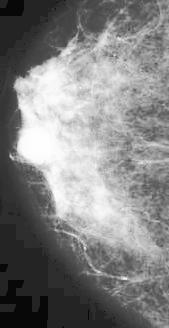
#> input picture Segmentacion/imgEcualizada.jpg, 169 x 328 px
$ python deteccionCal.py imgEcualizada.jpg   (older library calls are emulated)
#> lines starting #> are read from the running program, lines starting #| are printed output that depends on the picture; after the words box and inside, x2 and y2 are one past the last pixel; in counts of white or black regions, pixels touching at a corner belong together
import cv2
import numpy as np
import argparse
from PIL import Image
from scipy import ndimage
import matplotlib.pyplot as plt
import matplotlib.image as mpimg
from PIL import Image, ImageFilter
import math

coord_x = None
coord_y = None
valoresArea = None
valoresPerimetro = None
areaComponente = None
perimetroComponente = None


def preProcesamiento(ruta):
    img_orignal = ruta
    # Carga la imagen original
    imagen_original = cv2.imread(img_orignal, cv2.IMREAD_GRAYSCALE)
    imagen_ecualizada = cv2.equalizeHist(imagen_original)

    # Carga la imagen para crear la máscara
    imagen = cv2.imread(img_orignal, cv2.IMREAD_GRAYSCALE)  # imagen de la que se crea la máscara

    # Define el número de veces que quieres aplicar el filtro mínimo
    num_repeticiones = 15

    # Aplica el filtro mínimo repetidamente
    for _ in range(num_repeticiones):
        imagen = cv2.erode(imagen, np.ones((3, 3), np.uint8))

    # Umbraliza la imagen
    umbral = 30  # Puedes ajustar este valor según tus necesidades
    imagen_umbralizada = cv2.threshold(imagen, umbral, 255, cv2.THRESH_BINARY)[1]

    # Aplica la máscara a la imagen a color
    imagen_resultante = cv2.bitwise_and(imagen_ecualizada, imagen_ecualizada, mask=imagen_umbralizada)

    # Guarda la imagen resultante
    cv2.imwrite('imagen_resultante.jpg', imagen_resultante)

    return imagen_umbralizada

def ajustar_gamma(image, gamma):
    inv_gamma = 1.0 / gamma
    table = np.array([((i / 255.0) ** inv_gamma) * 255 for i in np.arange(256)]).astype("uint8")

    return cv2.LUT(image, table)

def topBrillante(arr, porcentaje):
    arrOrdenado = np.sort(arr)[::-1]
    porcentaje = porcentaje / 10.0
    numElementos = math.ceil(len(arrOrdenado) * porcentaje)
    topPixel = arrOrdenado[:numElementos]

    return topPixel

def segmentacion(ruta, rutaOriginal):
    image = Image.open(ruta)

    imgGrises = image.convert('L')
    np_image = np.array(imgGrises)
    np_image = ajustar_gamma(np_image, 0.1)
    np_image = ajustar_gamma(np_image, 0.1)

    # Crear la máscara binaria para el top % más brillante
    umbral = np.percentile(np_image, 98)
    mascara = np_image > umbral

    # Identificar los componentes conectados
    labeled_array, num_features = ndimage.label(mascara)

    # Crear una máscara que será True para los componentes que deseamos mantener
    mask = np.ones_like(labeled_array, dtype=bool)

    # Iterar sobre cada componente conectado
    for label_num in range(1, num_features + 1):
        # Encontrar la posición de los píxeles que pertenecen a este componente
        positions = np.argwhere(labeled_array == label_num)

        # Revisar si alguno de los píxeles está en el borde
        tocandoBorde = np.any(positions[:, 0] == 0) or \
                        np.any(positions[:, 1] == 0) or \
                        np.any(positions[:, 0] == labeled_array.shape[0] - 1) or \
                        np.any(positions[:, 1] == labeled_array.shape[1] - 1)

        # Si el componente está tocando el borde, se excluye de la máscara
        if tocandoBorde:
            mask[labeled_array == label_num] = False

    # Aplicar la máscara para obtener la imagen final
    final_image = mascara & mask

    # Convertir la máscara binaria a una imagen PIL y guardarla
    result_image = Image.fromarray((final_image * 255).astype(np.uint8))
    for _ in range(4):
        result_image = result_image.filter(ImageFilter.MedianFilter(size=3))

    result_image.save('imagen_umbralizada.png')

    # Cargar las imágenes
    imagen1 = Image.open(rutaOriginal).convert("RGB")
    imagen2 = Image.open("imagen_umbralizada.png").convert("RGB")

    pixeles2 = imagen2.load()
    for i in range(imagen2.size[0]):
        for j in range(imagen2.size[1]):
            if pixeles2[i, j] == (255, 255, 255):   # Blanco
                pixeles2[i, j] = (255, 0, 0)        # Rojo

    if imagen1.size != imagen2.size:
        imagen2 = imagen2.resize(imagen1.size)

    # Aplicar la operación OR
    pixeles1 = imagen1.load()
    pixeles2 = imagen2.load()

    for i in range(imagen1.size[0]):
        for j in range(imagen1.size[1]):
            if pixeles2[i, j] == (255, 0, 0):
                pixeles1[i, j] = (255, 0, 0)


    # Guardarla imagen resultante
    imagen1.save("imagenSegmentada.jpg")

    return 'imagen_umbralizada.png'

def etiquetar_objetos(matriz):
    etiqueta = 0
    etiquetas = {}
    for i in range(len(matriz)):
        for j in range(len(matriz[i])):
            if matriz[i][j] == 1:
                vecinos = obtener_vecinos(etiquetas, i, j)
                if not vecinos:
                    etiqueta += 1
                    etiquetas[(i, j)] = etiqueta
                else:
                    etiqueta_min = min(vecinos)
                    etiquetas[(i, j)] = etiqueta_min
                    actualizar_etiquetas(etiquetas, vecinos, etiqueta_min)
    return etiquetas

def obtener_vecinos(etiquetas, i, j):
    vecinos = []
    for di, dj in [(-1, 0), (0, -1), (-1, -1), (1, -1)]:
        if (i + di, j + dj) in etiquetas:
            vecinos.append(etiquetas[(i + di, j + dj)])
    return vecinos

def actualizar_etiquetas(etiquetas, vecinos, nueva_etiqueta):
    for posicion in etiquetas:
        if etiquetas[posicion] in vecinos:
            etiquetas[posicion] = nueva_etiqueta

def calcular_area_perimetro(etiquetas, matriz):
    areas = {}
    perimetros = {}
    for posicion, etiqueta in etiquetas.items():
        i, j = posicion
        if etiqueta not in areas:
            areas[etiqueta] = 0
        if etiqueta not in perimetros:
            perimetros[etiqueta] = 0
        areas[etiqueta] += 1
        perimetros[etiqueta] += contar_bordes(matriz, i, j)

    return areas, perimetros

def contar_bordes(matriz, i, j):
    bordes = 0
    for di, dj in [(-1, 0), (1, 0), (0, -1), (0, 1)]:
        if 0 <= i + di < len(matriz) and 0 <= j + dj < len(matriz[0]):
            if matriz[i + di][j + dj] == 0:
                bordes += 1
        else:
            bordes += 1
    return bordes

def cal_area_y_perimetro(rutaImagen):
    image = Image.open(rutaImagen)
    imgBn = image.convert('1')  # Convertir a imagen binaria (blanco y negro)

    imgArr = np.array(imgBn)  # Convertir a matriz numpy

    # Invertir la imagen: en PIL, '1' es blanco y '0' es negro
    matriz_binaria = imgArr.astype(int)  # Convertir a matriz binaria de 0 y 1

    etiquetas = etiquetar_objetos(matriz_binaria)
    areas, perimetros = calcular_area_perimetro(etiquetas, matriz_binaria)

    matriz_areas = [[0 for _ in range(len(matriz_binaria[0]))] for _ in range(len(matriz_binaria))]
    matriz_perimetros = [[0 for _ in range(len(matriz_binaria[0]))] for _ in range(len(matriz_binaria))]

    for (i, j), etiqueta in etiquetas.items():
        matriz_areas[i][j] = areas[etiqueta]
        matriz_perimetros[i][j] = perimetros[etiqueta]

    # Calculando el número total de componentes
    numero_componentes = len(areas)

    # Calculando la suma total del área y el perímetro
    suma_area_total = sum(areas.values())
    suma_perimetro_total = sum(perimetros.values())

    return matriz_areas, matriz_perimetros, numero_componentes, suma_area_total, suma_perimetro_total


def deteccionBordes(rutaImagen):
    # Cargar la imagen y convertirla a escala de grises
    image = Image.open(rutaImagen)
    img_gray = image.convert('L')
    img_array = np.array(img_gray)

    # Aplicar el filtro Laplaciano
    img_laplacian = cv2.Laplacian(img_array, cv2.CV_64F)

    # Normalizar y convertir a uint8
    img_laplacian = np.clip(img_laplacian, 0, 255)
    img_laplacian = np.absolute(img_laplacian)  # Obtener el valor absoluto para asegurar que todos los valores sean positivos
    img_laplacian = np.uint8(img_laplacian)

    # Binarizar la imagen
    _, img_bin = cv2.threshold(img_laplacian, 50, 255, cv2.THRESH_BINARY)

    # Guardar la imagen resultante
    img_contorno = Image.fromarray(img_bin)
    ruta_contorno = rutaImagen.replace('.png', '_contornos_laplacian.png')
    img_contorno.save(ruta_contorno)

    return ruta_contorno

def on_move(event):
    global coord_x, coord_y, texto_area_perimetro
    # Asegúrate de que el movimiento sea dentro de un eje
    if event.inaxes is not None:
        coord_x, coord_y = event.xdata, event.ydata

        # Asegúrate de que las coordenadas estén dentro del rango
        if 0 <= int(coord_y) < len(valoresArea) and 0 <= int(coord_x) < len(valoresArea[0]):
            areaComponente = valoresArea[int(coord_y)][int(coord_x)]
            perimetroComponente = valoresPerimetro[int(coord_y)][int(coord_x)]

            # Actualiza el texto con los nuevos valores
            texto_area_perimetro.set_text(f'Área: {areaComponente} px, Perímetro: {perimetroComponente} px')
            plt.draw()  # Actualiza la figura

def main():
    parser = argparse.ArgumentParser(description='Procesar una imagen.')
    parser.add_argument('ruta', type=str, help='La ruta a la imagen que se procesará')
    args = parser.parse_args()
    ruta = args.ruta
    original = cv2.imread(ruta)
#> original is the input picture: shape (328, 169, 3); min 1, max 255, mean 129.9

    preProcesamiento(ruta)
#> after the loop in preProcesamiento, `for _ in range(num_repeticiones):`:
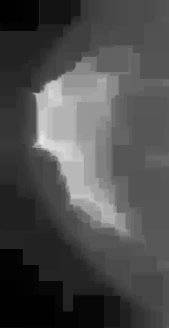
#> imagen: shape (328, 169); min 1, max 232, mean 76.2
#> in preProcesamiento, `imagen_umbralizada = cv2.threshold(imagen, umbral, 255, cv2.THRESH_BIN..`:
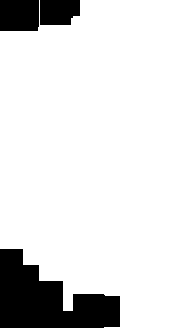
#> imagen_umbralizada: shape (328, 169); 85.9% white; 3 black regions, box (x1, y1, x2, y2) and area: (0, 249, 120, 328) 5674, (0, 0, 39, 31) 1205, (40, 0, 80, 25) 923
#> in preProcesamiento, `imagen_resultante = cv2.bitwise_and(imagen_ecualizada, imagen_ecualiza..`:
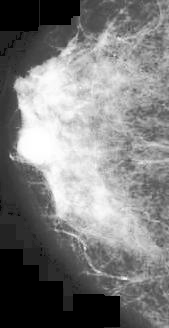
#> imagen_resultante: shape (328, 169); min 0, max 255, mean 124.8
    mascara_segmentacion = segmentacion('imagen_resultante.jpg', ruta)
#> call 2 of ajustar_gamma, with gamma = 0.1
#> in ajustar_gamma (call 2), `return cv2.LUT(image, table)`:
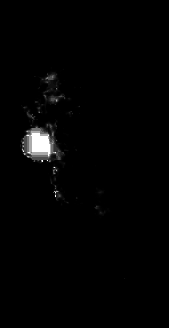
#> returned value: shape (328, 169); min 0, max 255, mean 3.3
#> in segmentacion, `umbral = np.percentile(np_image, 98)`: umbral = 50
#> in segmentacion, `mascara = np_image > umbral`:
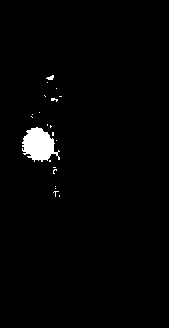
#> mascara: shape (328, 169) bool; 1.7% white; 21 white regions (19 under 20 px), largest, box (x1, y1, x2, y2) and area: (22, 127, 60, 162) 843, (46, 75, 54, 80) 25
#> in segmentacion, `labeled_array, num_features = ndimage.label(mascara)`: labeled_array: shape (328, 169) int32; 27 distinct labels, from 0 to 26
#> in segmentacion, `labeled_array, num_features = ndimage.label(mascara)`: num_features = 26
#> the loop in segmentacion, `for label_num in range(1, num_features + 1):` made 26 passes
#> positions on passes 2, 3, 4, 5, 6, 8, 9, 10, 11, 12, 13, 16: [[82, 47]], [[88, 56]], [[95, 44]], [[96, 45]], [[96, 59], [96, 60], [96, 61]], [[112, 39]], [[114, 32]], [[116, 31]], [[117, 32]], [[124, 47], [125, 47]], [[125, 50], [126, 50], [126, 51], [127, 50]], [[140, 56]]
#> after the loop in segmentacion, `for label_num in range(1, num_features + 1):`: mask: shape (328, 169) bool; every value is 1
#> after the loop in segmentacion, `for _ in range(4):`: result_image: PIL image 169x328 L; 1.5% white; 3 white regions (2 under 20 px), largest, box (x1, y1, x2, y2) and area: (23, 127, 57, 161) 822
    ruta_contorno = deteccionBordes('imagen_umbralizada.png')
#> in deteccionBordes, `img_laplacian = cv2.Laplacian(img_array, cv2.CV_64F)`:
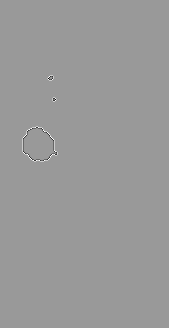
#> img_laplacian: shape (328, 169) float64; min -765, max 510, mean 0; drawn with min black and max white
#> in deteccionBordes, `img_laplacian = np.clip(img_laplacian, 0, 255)`:
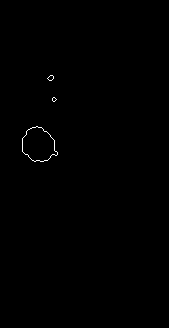
#> img_laplacian: shape (328, 169) float64; 0.23% white in thin lines or dots, all inside (x1, y1, x2, y2) = (22, 75, 58, 162)

    global valoresArea, valoresPerimetro, areaComponente, perimetroComponente
    valoresArea, valoresPerimetro, numeroComponentes, suma_area_total, suma_perimetro_total = cal_area_y_perimetro('imagen_umbralizada.png')
#> after the loop in etiquetar_objetos, `for i in range(len(matriz)):`: etiqueta = 13; etiquetas = 844 items
#> the loop in calcular_area_perimetro, `for posicion, etiqueta in etiquetas.items():` made 844 passes
#> (etiqueta, i, j) on passes 1 to 3: (1, 76, 50), (1, 76, 51), (1, 76, 52)
#> after the loop in calcular_area_perimetro, `for posicion, etiqueta in etiquetas.items():`: areas = {1: 15, 4: 7, 5: 822}; perimetros = {1: 18, 4: 12, 5: 140}
#> in cal_area_y_perimetro, `areas, perimetros = calcular_area_perimetro(etiquetas, matriz_binaria)`: areas = {1: 15, 4: 7, 5: 822}; perimetros = {1: 18, 4: 12, 5: 140}
#> in cal_area_y_perimetro, `matriz_areas = [[0 for _ in range(len(matriz_binaria[0]))] for _ in ra..`: matriz_areas = 328 items
#> the loop in cal_area_y_perimetro, `for (i, j), etiqueta in etiquetas.items():` made 844 passes
#> (i, j, etiqueta) on passes 1 to 3: (76, 50, 1), (76, 51, 1), (76, 52, 1)
#> in cal_area_y_perimetro, `numero_componentes = len(areas)`: numero_componentes = 3
#> in cal_area_y_perimetro, `suma_area_total = sum(areas.values())`: suma_area_total = 844
#> in cal_area_y_perimetro, `suma_perimetro_total = sum(perimetros.values())`: suma_perimetro_total = 170
#> valoresArea = 328 items; valoresPerimetro = 328 items; numeroComponentes = 3; suma_area_total = 844; suma_perimetro_total = 170
    img_segmentada = 'imagenSegmentada.jpg'

    areas = mpimg.imread(mascara_segmentacion)
    perimetros = mpimg.imread(ruta_contorno)
    img_segmentada = mpimg.imread('imagenSegmentada.jpg')
    original = mpimg.imread(ruta)

    plt.figure(figsize=(12, 12))

    # Mostrar las imágenes
    plt.subplot(2, 2, 1)
    plt.imshow(areas, cmap = 'gray')
    plt.axis('off')
    plt.title('Áreas')

    plt.subplot(2, 2, 2)
    plt.imshow(perimetros, cmap = 'gray')
    plt.axis('off')
    plt.title('Perímetros')

    plt.subplot(2, 2, 3)
    plt.imshow(original)
    plt.axis('off')
    plt.title('Original')

    plt.subplot(2, 2, 4)
    plt.imshow(img_segmentada)
    plt.axis('off')
    plt.title('Segmentada')

    infoGeneral = f'Número de Componentes: {numeroComponentes}\n' \
                    f'Área Total: {suma_area_total} px\n' \
                    f'Perímetro Total: {suma_perimetro_total} px'
    plt.figtext(0.5, 0.92, infoGeneral, ha="center", fontsize=12,
                bbox={"facecolor":"orange", "alpha":0.5, "pad":5})


    global texto_area_perimetro
    texto_area_perimetro = plt.figtext(0.5, 0.04, 'Área: 0 px, Perímetro: 0 px', ha="center", fontsize=12, bbox={"facecolor":"orange", "alpha":0.5, "pad":5})
    fig = plt.gcf()  # Obtiene la figura actual
    cid = fig.canvas.mpl_connect('motion_notify_event', on_move)

    plt.show()


main()

$ run again, on Segmentacion/a.jpg
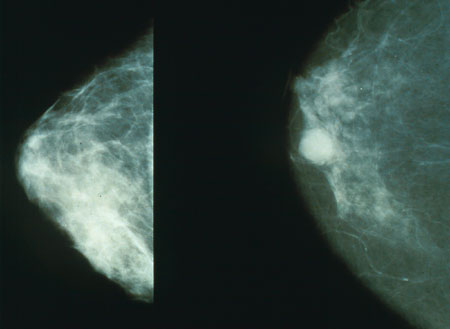
#> input picture Segmentacion/a.jpg, 450 x 329 px
#> in main, original is the input picture: shape (329, 450, 3); mean B, G, R 60.2, 65, 49
#> in preProcesamiento, `imagen_umbralizada = cv2.threshold(imagen, umbral, 255, cv2.THRESH_BIN..`:
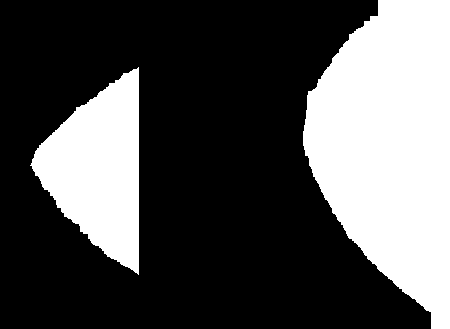
#> imagen_umbralizada: shape (329, 450); 32.1% white; 2 white regions, box (x1, y1, x2, y2) and area: (303, 0, 450, 329) 34111, (30, 67, 139, 275) 13407
#> umbral = 22
#> mascara: shape (329, 450) bool; 1.9% white; 26 white regions (22 under 20 px), largest, box (x1, y1, x2, y2) and area: (69, 180, 139, 258) 2429, (314, 136, 331, 154) 166, (34, 161, 49, 178) 131, (92, 165, 99, 176) 43
#> labeled_array: shape (329, 450) int32; 35 distinct labels, from 0 to 34
#> num_features = 34
#> the loop in segmentacion, `for label_num in range(1, num_features + 1):` made 34 passes
#> positions on passes 3, 4, 5, 6, 7, 9, 11, 13: [[141, 329]], [[143, 312], [144, 312]], [[144, 309]], [[146, 310]], [[152, 309]], [[165, 31]], [[168, 32]], [[175, 87]]
#> imagen2: PIL image 450x329 RGB; 1.9% white; 4 white regions, box (x1, y1, x2, y2) and area: (71, 181, 139, 257) 2445, (314, 139, 331, 154) 164, (34, 162, 48, 177) 139, (92, 166, 98, 174) 35
#> in deteccionBordes, `img_laplacian = np.clip(img_laplacian, 0, 255)`:
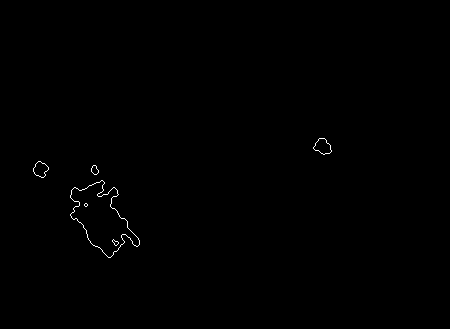
#> img_laplacian: shape (329, 450) float64; 0.27% white in thin lines or dots, all inside (x1, y1, x2, y2) = (33, 138, 332, 258)
#> after the loop in etiquetar_objetos, `for i in range(len(matriz)):`: etiqueta = 44; etiquetas = 2783 items
#> the loop in calcular_area_perimetro, `for posicion, etiqueta in etiquetas.items():` made 2783 passes
#> (i, j) on passes 1 to 3: (139, 319), (139, 320), (139, 321)
#> after the loop in calcular_area_perimetro, `for posicion, etiqueta in etiquetas.items():`: areas = {1: 164, 7: 139, 10: 35, 14: 2445}; perimetros = {1: 64, 7: 60, 10: 28, 14: 440}
#> in cal_area_y_perimetro, `areas, perimetros = calcular_area_perimetro(etiquetas, matriz_binaria)`: areas = {1: 164, 7: 139, 10: 35, 14: 2445}; perimetros = {1: 64, 7: 60, 10: 28, 14: 440}
#> matriz_areas = 329 items
#> the loop in cal_area_y_perimetro, `for (i, j), etiqueta in etiquetas.items():` made 2783 passes
#> numero_componentes = 4
#> in cal_area_y_perimetro, `suma_area_total = sum(areas.values())`: suma_area_total = 2783
#> in cal_area_y_perimetro, `suma_perimetro_total = sum(perimetros.values())`: suma_perimetro_total = 592
#> in main, `valoresArea, valoresPerimetro, numeroComponentes, suma_area_total, sum..`: valoresArea = 329 items; numeroComponentes = 4; suma_area_total = 2783; suma_perimetro_total = 592
